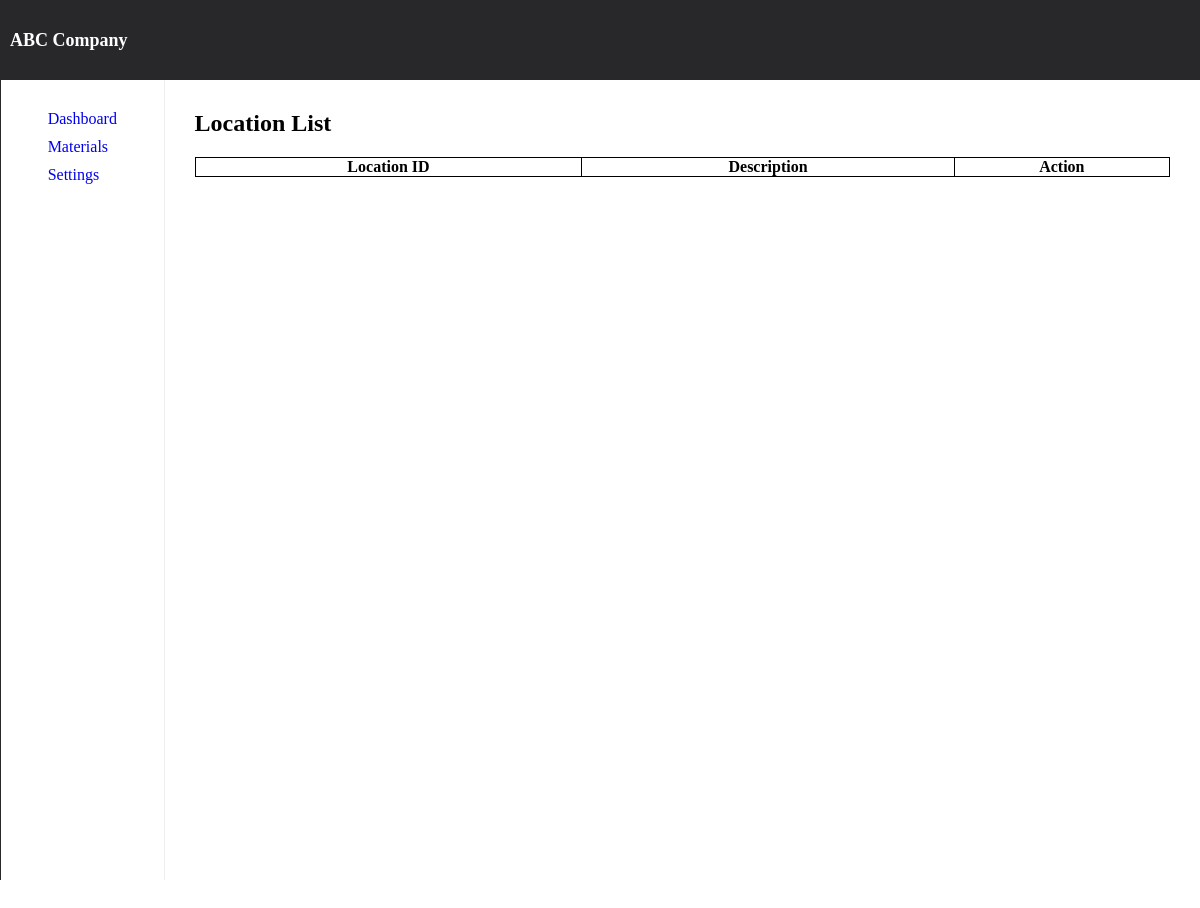
Page /dashboard/settings/locations/list.php on the earlier database version.
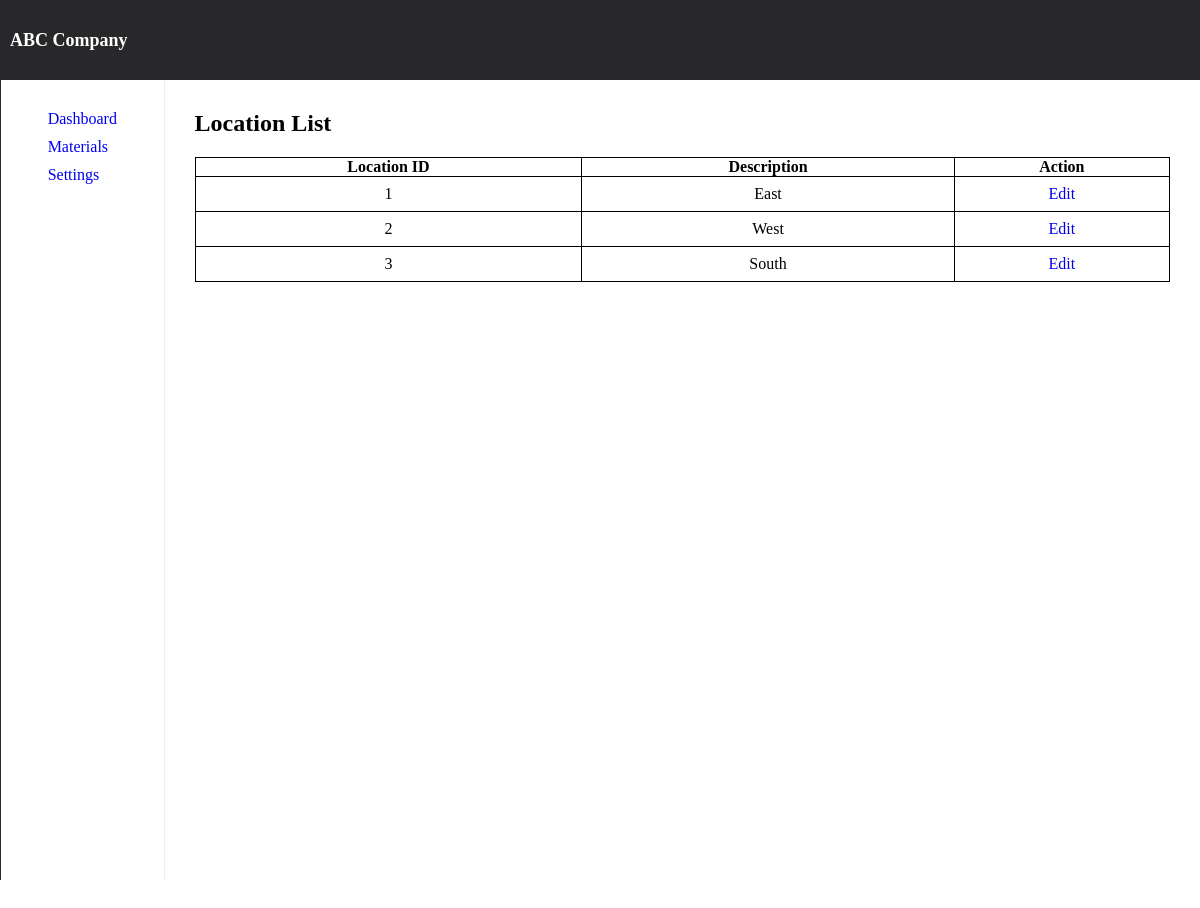
Same page on the later database version.
### tables this page shows
CREATE TABLE locations (
    id TINYINT NOT NULL AUTO_INCREMENT PRIMARY KEY,
    description VARCHAR(100) NOT NULL
);

### models/Main.php (called while the page is built, shortened)
<?php
class Main
{
    protected $servername = "mysql";
    protected $username = "root";
    protected $password = "root";
    public $db;
    protected $database = "a2e_exam";
    public $table = "";
    public function __construct()
    {
        try {
            $this->db = new PDO("mysql:host=$this->servername;dbname=$this->database", $this->username, $this->password);
            $this->db->setAttribute(PDO::ATTR_ERRMODE, PDO::ERRMODE_EXCEPTION);
        } catch (PDOException $e) {
            echo "Connection failed: " . $e->getMessage();
        }
    }
    public function fetchAll($orderBy = "") {
        try {
            return $this->db->query("SELECT * FROM $this->table $orderBy")->fetchAll(PDO::FETCH_OBJ);
        } catch(PDOException $e) {
            echo 'Error: ' . $e->getMessage();
        }
    }
}

### dashboard/settings/locations/list.php (the view, shortened to what this page needs)
<?php
    $location = new Location();
?>
<?php include '../../../partials/header.php'; ?>
<div class="main">
    <?php include '../../../partials/sidebar.php'; ?>
    <div class="container">
        <h2>Location List</h2>
        <div class="table-container">
            <table class="table-bordered">
                <thead>
                    <tr>
                        <th>Location ID</th>
                        <th>Description</th>
                        <th>Action</th>
                    </tr>
                </thead>
                <tbody>
                    <?php foreach($location->fetchAll() as $row): ?>
                        <tr>
                            <td><?= $row->id ?></td>
                            <td><?= $row->description ?></td>
                            <td>
                                <a href="/dashboard/settings/locations/edit.php?id=<?= $row->id ?>" class="li-none">Edit</a>
                            </td>
                        </tr>
                    <?php endforeach; ?>
                </tbody>
            </table>
        </div>
    </div>
</div>
<?php include '../../../partials/footer.php'; ?>

Differences in the rows shown:
added locations: id "1", description "East"
added locations: id "2", description "West"
added locations: id "3", description "South"
